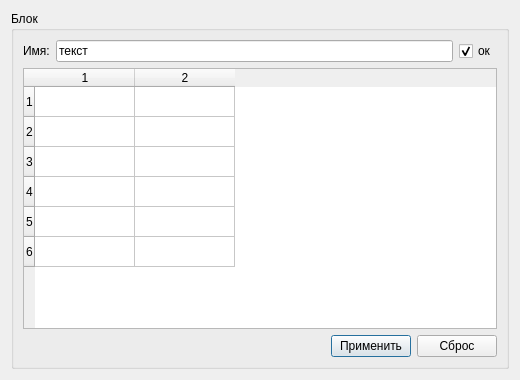
<?xml version="1.0" encoding="UTF-8"?>
<ui version="4.0"><class>Dialog</class><widget class="QDialog" name="Dialog"><property name="geometry"><rect><x>0</x><y>0</y><width>520</width><height>380</height></rect></property><property name="windowTitle"><string>#054 nested/139_deep_mixed</string></property><layout class="QVBoxLayout" name="verticalLayout"><property name="leftMargin"><number>11</number></property><property name="topMargin"><number>11</number></property><property name="rightMargin"><number>11</number></property><property name="bottomMargin"><number>11</number></property><property name="spacing"><number>6</number></property><item><widget class="QGroupBox" name="g1"><property name="title"><string>Блок</string></property><layout class="QVBoxLayout" name="g1Layout"><property name="leftMargin"><number>9</number></property><property name="topMargin"><number>9</number></property><property name="rightMargin"><number>9</number></property><property name="bottomMargin"><number>9</number></property><property name="spacing"><number>6</number></property><item><layout class="QHBoxLayout" name="row"><property name="leftMargin"><number>0</number></property><property name="topMargin"><number>0</number></property><property name="rightMargin"><number>0</number></property><property name="bottomMargin"><number>0</number></property><property name="spacing"><number>6</number></property><item><widget class="QLabel" name="l1"><property name="text"><string>Имя:</string></property></widget></item><item><widget class="QLineEdit" name="e1"><property name="text"><string>текст</string></property></widget></item><item><widget class="QCheckBox" name="c1"><property name="text"><string>ок</string></property><property name="checked"><bool>true</bool></property></widget></item></layout></item><item><widget class="QTableWidget" name="table"><property name="rowCount"><number>6</number></property><property name="columnCount"><number>2</number></property></widget></item><item><layout class="QHBoxLayout" name="buttons"><property name="leftMargin"><number>0</number></property><property name="topMargin"><number>0</number></property><property name="rightMargin"><number>0</number></property><property name="bottomMargin"><number>0</number></property><property name="spacing"><number>6</number></property><item><spacer name="horizontalSpacer"><property name="orientation"><enum>Qt::Orientation::Horizontal</enum></property><property name="sizeHint" stdset="0"><size><width>40</width><height>20</height></size></property></spacer></item><item><widget class="QPushButton" name="b1"><property name="text"><string>Применить</string></property></widget></item><item><widget class="QPushButton" name="b2"><property name="text"><string>Сброс</string></property></widget></item></layout></item></layout></widget></item></layout></widget></ui>
